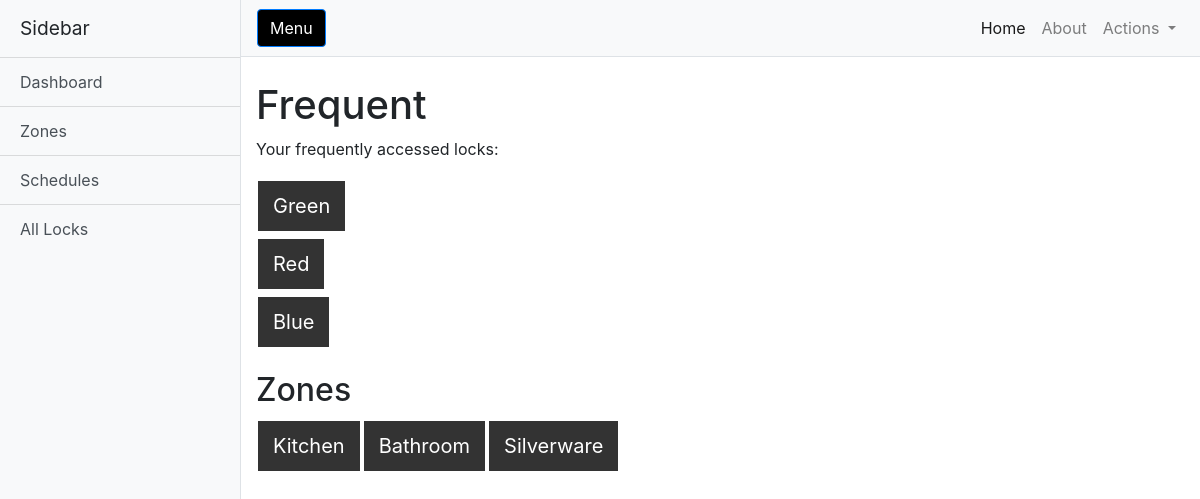
The page / on the database its author committed.
### dbschema.py (models this page shows)
class Lock(db.Model):
    id = db.Column(db.Integer, primary_key=True)
    lock_name=db.Column(db.String(20), unique = True, nullable= False)
    zone_id = db.Column(db.Integer,db.ForeignKey('zone.id'))

class Zone(db.Model):
    id = db.Column(db.Integer, primary_key=True)
    zone_name=db.Column(db.String(20))
    locks = db.relationship('Lock', backref='in_zone')
    schedule = db.relationship('Schedule', backref='zone',uselist=False)

### webapp/webapprun.py (the view)
@app.route('/')
def homepage():
	frequent_locks = sorted(lock_usage, key = lock_usage.get,reverse = True)[:3]
	print(frequent_locks)
	zones = Zone.query.all()
	return render_template("index.html", title='Frequent Locks', frequent_locks=frequent_locks, zones = zones)

### webapp/templates/index.html (shortened to what this page needs)
<!DOCTYPE html>
<html lang="en">
<head>
  <link href="../static/vendor/bootstrap/css/bootstrap.min.css" rel="stylesheet">
  <link href="../static/css/simple-sidebar.css" rel="stylesheet">
</head>
<body>
  <div class="d-flex" id="wrapper">
    <div class="bg-light border-right" id="sidebar-wrapper">
      <div class="sidebar-heading">Sidebar </div>
      <div class="list-group list-group-flush">
        <a href="" class="list-group-item list-group-item-action bg-light">Dashboard</a>
        <a href="zones" class="list-group-item list-group-item-action bg-light">Zones</a>
        <a href="schedules" class="list-group-item list-group-item-action bg-light">Schedules</a>
        <a href="all_locks" class="list-group-item list-group-item-action bg-light">All Locks</a>
      </div>
    </div>
    <div id="page-content-wrapper">
      <nav class="navbar navbar-expand-lg navbar-light bg-light border-bottom">
        <button class="btn btn-primary" id="menu-toggle" style= "background-color:black">Menu</button>
        <div class="collapse navbar-collapse" id="navbarSupportedContent">
          <ul class="navbar-nav ml-auto mt-2 mt-lg-0">
            <li class="nav-item active">
              <a class="nav-link" href="#">Home <span class="sr-only">(current)</span></a>
            </li>
            <li class="nav-item">
              <a class="nav-link" href="#">About</a>
            </li>
            <li class="nav-item dropdown">
              <a class="nav-link dropdown-toggle" href="#" id="navbarDropdown" role="button" data-toggle="dropdown" aria-haspopup="true" aria-expanded="false">
                Actions
              </a>
            </li>
          </ul>
        </div>
      </nav>
      <div class="container-fluid">
        <h1 class="mt-4">Frequent</h1>
        <p>Your frequently accessed locks:</p>
        <ul>
          {% for i in frequent_locks %}
          <li><a href = "{{url_for('unlocked',lock = i)}}" class = "button">{{i}}</a></li>
          {% endfor %}
        </ul>
        <h2>Zones</h2>
          <ul id = "zones" style="overflow:auto;">
            {% for i in zones %}
            <li style ="display:inline-block"><a href = "{{url_for('zone_unlock',zone=i.zone_name)}}" class = "button">{{i.zone_name}}</a>
            {% endfor %}
          </ul>
      </div>
    </div>
  </div>
</body>
</html>

### webapp/static/css/simple-sidebar.css (style rules this page uses)
body { overflow-x: hidden; }
#sidebar-wrapper { min-height: 100vh; margin-left: -15rem; -webkit-transition: margin .25s ease-out; -moz-transition: margin .25s ease-out; -o-transition: margin .25s ease-out; transition: margin .25s ease-out; }
#sidebar-wrapper .sidebar-heading { padding: 0.875rem 1.25rem; font-size: 1.2rem; }
#sidebar-wrapper .list-group { width: 15rem; }
#page-content-wrapper { min-width: 100vw; }
@media (min-width: 768px) { #sidebar-wrapper { margin-left: 0; } }
@media (min-width: 768px) { #page-content-wrapper { min-width: 0; width: 100%; } }

### webapp/templates/index.html (style rules this page uses)
.button { display: inline-block; background-color: #333333; color:white; padding: 10px 15px; text-align: center; text-decoration: none !important; display: inline-block; font-size: 20px; margin: 4px 2px; cursor: pointer; outline: none; }
ul { list-style-type: none; text-align: left; margin: 0; margin-bottom: 20px; padding: 0; }

### rows shown on the page
Lock: lock_name "Green"
Lock: lock_name "Red"
Lock: lock_name "Blue"
Zone: zone_name "Kitchen"
Zone: zone_name "Bathroom"
Zone: zone_name "Silverware"
